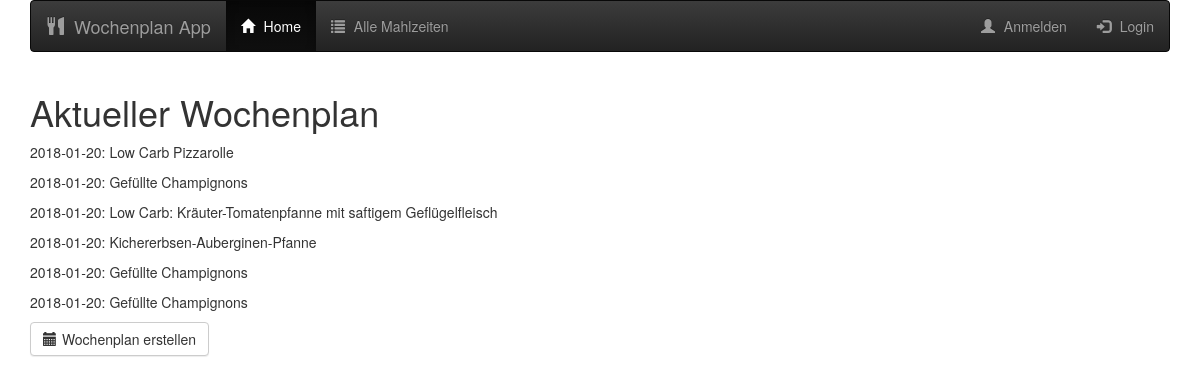
The page / on the database its author committed.
### database_setup.py (models this page shows)
class Weekmeals(Base):
    __tablename__ = 'weekmeals'
    __table_args__ = {'extend_existing': True}
    id = Column(Integer, primary_key=True)
    name = Column(String(250), nullable=False)
    meal_date = Column(Date)
    receipt = Column(String)
    veggie = Column(Boolean)
    portions = Column(Integer)

### weekplan_server.py (the view)
@app.route('/', methods=['GET', 'POST'])
@app.route('/home')
def weekplan():
    week_meals = session.query(Weekmeals).all()
    return render_template('week_plan.html', week_meals=week_meals)

### templates/week_plan.html
{% extends "main.html" %}
{% block content %}
{% include "header.html" %}
<div class="container">
      <h1>Aktueller Wochenplan</h1>
  {% for menu in week_meals %}
      <p>{{menu.meal_date}}:  {{menu.name}}</p>
  {% endfor %}
    <form action="{{url_for('choose_date')}}">
        <button type="submit" class="btn btn-default" value="create_plan">
          <span class="glyphicon glyphicon-calendar" aria-hidden="true"></span>Wochenplan erstellen
        </button>
    </form>
</div>
{% endblock %}

### static/style/styles.css (style rules this page uses)
h1 { font-family: "Helvetica Neue Light", Roboto, Helvetica, Arial, sans-serif; font-size: 50px; color: #51453B; line-height: 60px; font-weight: 300; }
.btn { padding: 10px; margin: 0; border-color: #9FB80A; border-width: 2px; color: #9FB80A;; }
.glyphicon { margin-right: 5px; }

### rows shown on the page
Weekmeals: meal_date "2018-01-20", name "Low Carb Pizzarolle"
Weekmeals: meal_date "2018-01-20", name "Gefüllte Champignons"
Weekmeals: meal_date "2018-01-20", name "Low Carb: Kräuter-Tomatenpfanne mit saftigem Geflügelfleisch"
Weekmeals: meal_date "2018-01-20", name "Kichererbsen-Auberginen-Pfanne"
Weekmeals: meal_date "2018-01-20", name "Gefüllte Champignons"
Weekmeals: meal_date "2018-01-20", name "Gefüllte Champignons"
